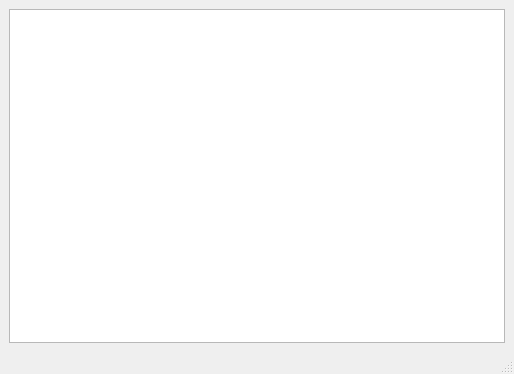
<?xml version="1.0" encoding="UTF-8"?>
<ui version="4.0">
 <class>MainWindow</class>
 <widget class="QMainWindow" name="MainWindow">
  <property name="geometry">
   <rect>
    <x>0</x>
    <y>0</y>
    <width>514</width>
    <height>374</height>
   </rect>
  </property>
  <property name="windowTitle">
   <string>MainWindow</string>
  </property>
  <widget class="QWidget" name="centralwidget">
   <layout class="QVBoxLayout" name="verticalLayout">
    <item>
     <widget class="QTableView" name="tableView"/>
    </item>
   </layout>
  </widget>
  <widget class="QMenuBar" name="menubar">
   <property name="geometry">
    <rect>
     <x>0</x>
     <y>0</y>
     <width>514</width>
     <height>22</height>
    </rect>
   </property>
  </widget>
  <widget class="QStatusBar" name="statusbar"/>
 </widget>
 <resources/>
 <connections/>
</ui>
